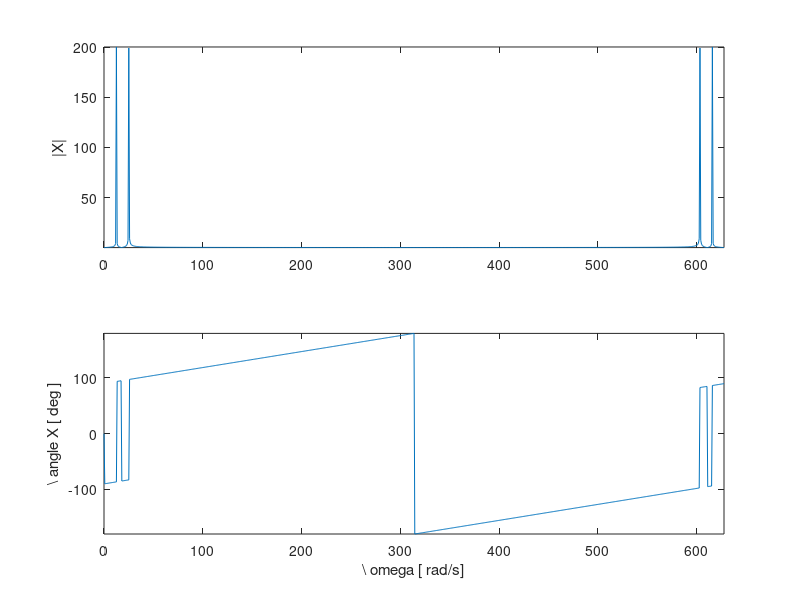
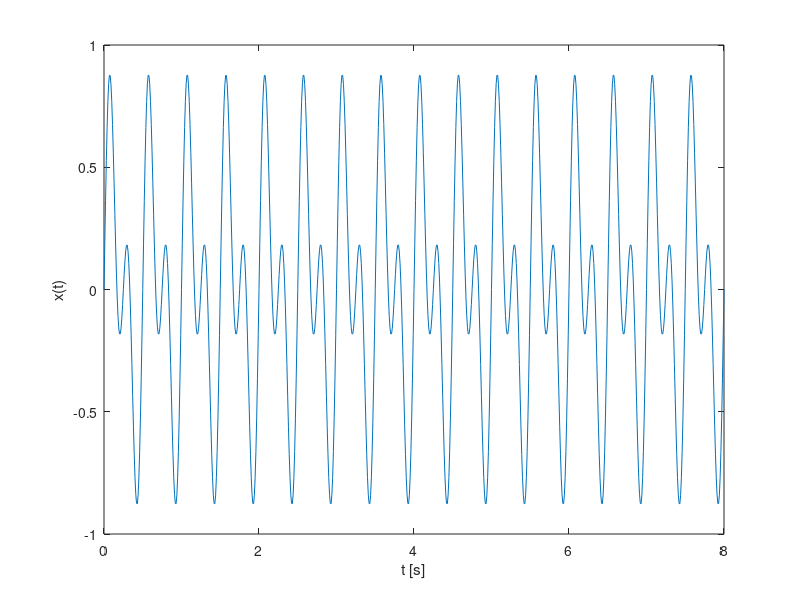
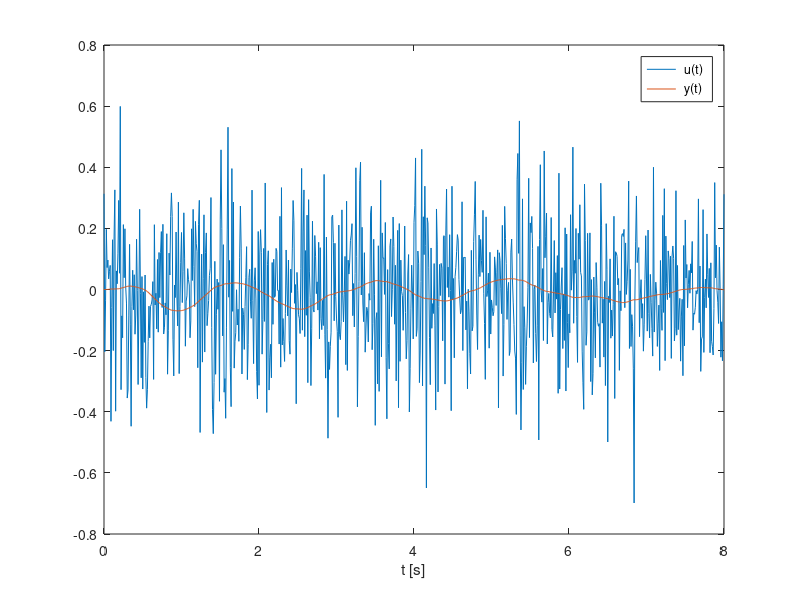
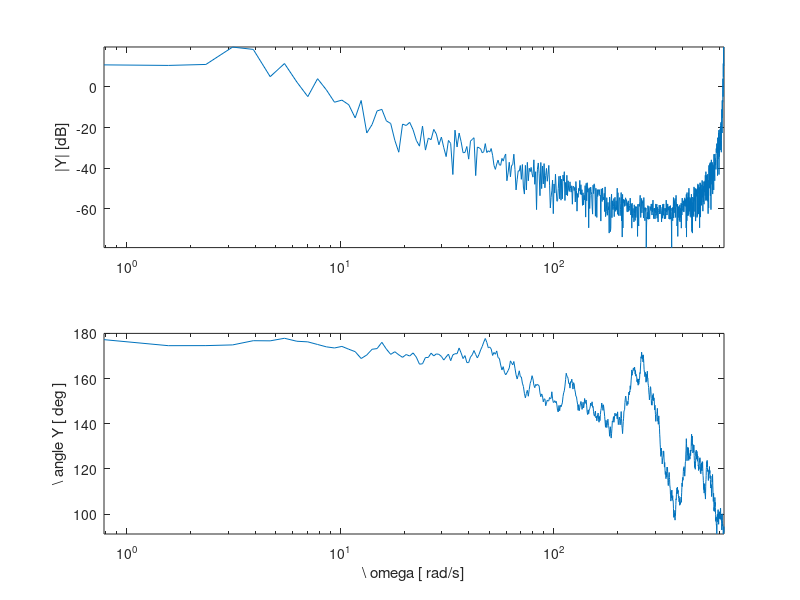

Write the MATLAB code that produced these figures, in order.
close all
clear
clc

Ts = 0.01; % intervalo de amostragem
t = 0:Ts:8;
x = cos (2* pi * t) .* sin (6* pi * t ); % sinal no tempo
X = fft ( x) ; % transformada

N = length ( t ) ; % numero de pontos

w = 2* pi *(0:( N -1) ) /( N * Ts ) ; % frequencia angular

figure
subplot (2 ,1 ,1) , plot (w , abs (X ) ) ; % magnitude
ylabel ( ' |X| ' )
axis tight
subplot (2 ,1 ,2) , plot (w , rad2deg ( angle (X ) ) ) % fase
ylabel ( ' \ angle X [ deg ] ' )
xlabel ( ' \ omega [ rad/s] ' )
axis tight

figure
plot(t, x);
xlabel('t [s]');
ylabel('x(t)');

G = tf (10 ,[1 1 10]) ; % funcao de transferencia do sistema
u =0.2* randn (N ,1) ; % ruido de entrada % N definido anteriormente
y = lsim (G ,u ,t ) ; % resposta do sistema % t definido anteriormente

figure
plot (t ,u ,t , y )
legend ( ' u(t) ' , ' y(t) ' )
xlabel ( ' t [s] ' )

Y = fft ( y) ;

figure
subplot (2 ,1 ,1);
semilogx (w , 20* log10 ( abs (Y ) ) ) ;
ylabel ( ' |Y| [dB] ' )
axis tight
subplot (2 ,1 ,2)
semilogx (w , unwrap ( rad2deg ( unwrap ( angle (Y ) ) ) )) ;
ylabel ( ' \ angle Y [ deg ] ' )
xlabel ( ' \ omega [ rad/s] ' )
axis tight